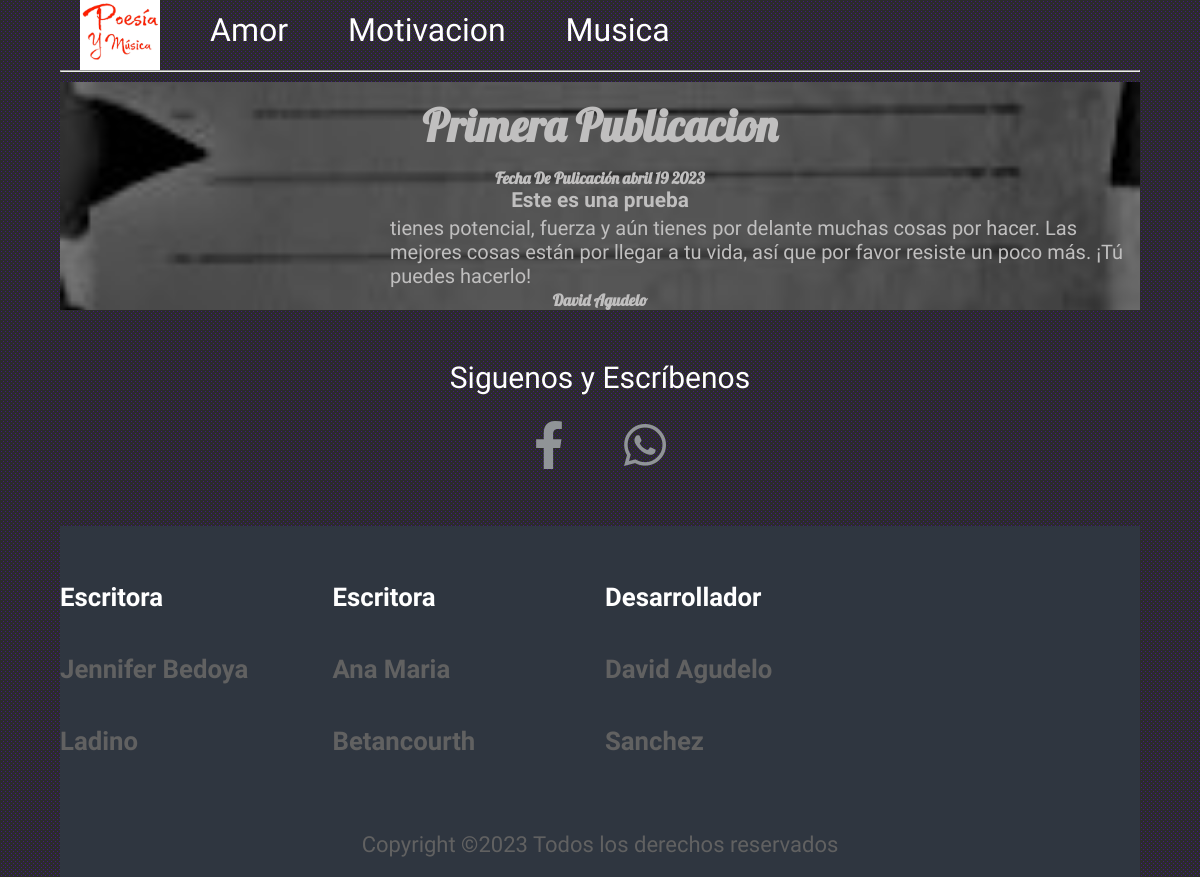
Page /motivacion/1 on the committed database.
### motivacion/models.py (models this page shows, shortened)
class Poemo(models.Model):
    escritor = models.CharField(max_length=50)
    titulo = models.CharField(max_length=100)
    descripcion = models.CharField(max_length=450)
    poemo_text = models.CharField(max_length=5000)
    img = models.ImageField(upload_to='motivacion/img')
    fecha = models.DateField(datetime.date.today)

### motivacion/views.py (the view)
# urls.py: path('<int:poemo_id>', poemo_detail, name='poemo_detail')
def poemo_detail(request, poemo_id):
    poemo = get_object_or_404(Poemo, pk=poemo_id)
    return render(request, 'poemo_detail.html', {
        'poemo': poemo
    })

### motivacion/templates/poemo_detail.html
{% extends 'partes/esqueleto_poemo_detail.html' %}
{% block poemo_cuerpo %}
<section class="poema">
    <h2>{{poemo.titulo}}</h2>
    <h4>Fecha De Pulicación {{poemo.fecha|date:'F j Y'}}</h4>
    <h3>{{poemo.descripcion}}</h3>
    <p>{{poemo.poemo_text|safe}}</p>
    <h4>{{poemo.escritor}}</h4>
</section>
{% endblock  %}

### amor/static/main.css (style rules this page uses)
* { box-sizing: border-box; margin: 0; padding: 0; }
body { background:#000000; color: #ffffff; background-color: #2b2b2b; font-family: 'Indie Flower'; }
.poema { width: auto; height: auto; background: url('amor/bannerpoema.png') no-repeat center center/cover; color: #c0bfbf; }
.poema h2 { text-align: center; font-size: 280%; font-family: 'Lobster'; padding: 15px 0; }
.poema h3 { width: auto; font-size: 130%; padding: 0px 220px 0 220px; text-align: center; display: flow-root; }
.poema p { width: auto; padding: 4px 1px 2px 330px; text-align: start; font-size: 125%; display: flow-root; }
.poema h4 { text-align: center; font-family: 'Lobster'; }

### rows in the picture
Poemo: titulo "Primera Publicacion", fecha "abril 19 2023", descripcion "Este es una prueba", poemo_text "tienes potencial, fuerza y aún tienes por delante muchas cosas por hacer. Las mejores cosas están por llegar a tu vida, así que por favor resiste un poco más. ¡Tú puedes hacerlo!", escritor "David Agudelo"
